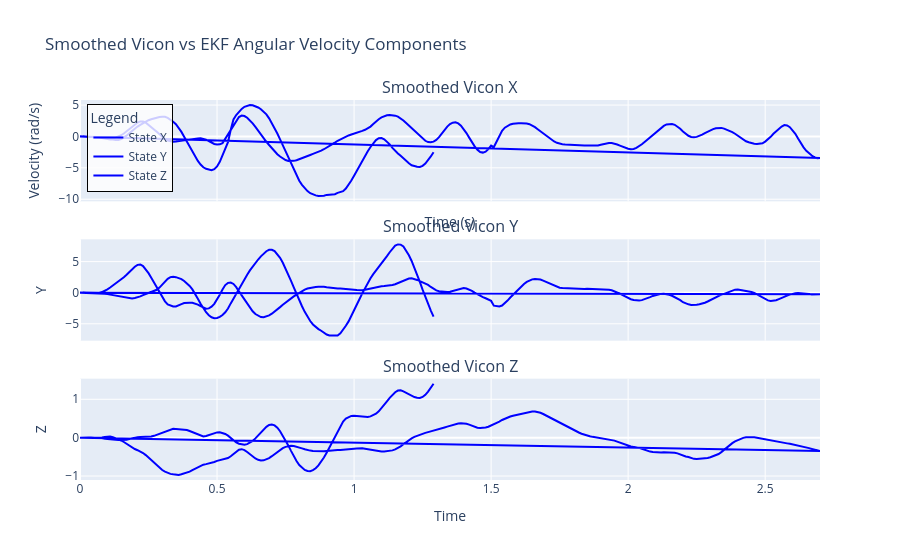

Source (notebook cell):
### Code cell
# Plot pos Wx,y,z components
fig = make_subplots(rows=3, cols=1, shared_xaxes=True,
    subplot_titles=("Smoothed Vicon X", "Smoothed Vicon Y", "Smoothed Vicon Z"),
    vertical_spacing=0.1
)
plt.add_xyz_traces_stacked(fig, state_t, state_body_rate, label_prefix="State", line=dict(color='blue'))


fig.update_layout(
    title="Smoothed Vicon vs EKF Angular Velocity Components",
    xaxis_title="Time (s)",
    yaxis_title="Velocity (rad/s)",
    legend=dict(
        title="Legend",
        x=0.01,
        y=0.99,
        bgcolor='rgba(255, 255, 255, 0.8)',
        bordercolor='black',
        borderwidth=1
    )
)
fig.show()

### Figure 1 — Plotly figure (JSON) as saved in the notebook; plotly's stock layout.template omitted (floating-point values rounded to 4 significant figures; data arrays with more than 128 entries replaced by an {"elided": "..."} marker saying what was removed)
{"data": [{"hovertemplate": "State X<br>Time: %{x:.2f}<br>Value: %{y:.2f}<extra></extra>", "line": {"color": "blue"}, "mode": "lines", "name": "State X", "type": "scatter", "x": {"elided": "400 float values"}, "xaxis": "x", "y": {"elided": "400 float values"}, "yaxis": "y"}, {"hovertemplate": "State Y<br>Time: %{x:.2f}<br>Value: %{y:.2f}<extra></extra>", "line": {"color": "blue"}, "mode": "lines", "name": "State Y", "type": "scatter", "x": {"elided": "400 float values"}, "xaxis": "x2", "y": {"elided": "400 float values"}, "yaxis": "y2"}, {"hovertemplate": "State Z<br>Time: %{x:.2f}<br>Value: %{y:.2f}<extra></extra>", "line": {"color": "blue"}, "mode": "lines", "name": "State Z", "type": "scatter", "x": {"elided": "400 float values"}, "xaxis": "x3", "y": {"elided": "400 float values"}, "yaxis": "y3"}], "layout": {"annotations": [{"font": {"size": 16}, "showarrow": false, "text": "Smoothed Vicon X", "x": 0.5, "xanchor": "center", "xref": "paper", "y": 1, "yanchor": "bottom", "yref": "paper"}, {"font": {"size": 16}, "showarrow": false, "text": "Smoothed Vicon Y", "x": 0.5, "xanchor": "center", "xref": "paper", "y": 0.6333, "yanchor": "bottom", "yref": "paper"}, {"font": {"size": 16}, "showarrow": false, "text": "Smoothed Vicon Z", "x": 0.5, "xanchor": "center", "xref": "paper", "y": 0.2667, "yanchor": "bottom", "yref": "paper"}], "legend": {"bgcolor": "rgba(255, 255, 255, 0.8)", "bordercolor": "black", "borderwidth": 1, "title": {"text": "Legend"}, "x": 0.01, "y": 0.99}, "title": {"text": "Smoothed Vicon vs EKF Angular Velocity Components"}, "xaxis": {"anchor": "y", "domain": [0, 1], "matches": "x3", "showticklabels": false, "title": {"text": "Time (s)"}}, "xaxis2": {"anchor": "y2", "domain": [0, 1], "matches": "x3", "showticklabels": false}, "xaxis3": {"anchor": "y3", "domain": [0, 1], "title": {"text": "Time"}}, "yaxis": {"anchor": "x", "domain": [0.7333, 1], "title": {"text": "Velocity (rad/s)"}}, "yaxis2": {"anchor": "x2", "domain": [0.3667, 0.6333], "title": {"text": "Y"}}, "yaxis3": {"anchor": "x3", "domain": [0, 0.2667], "title": {"text": "Z"}}}}
